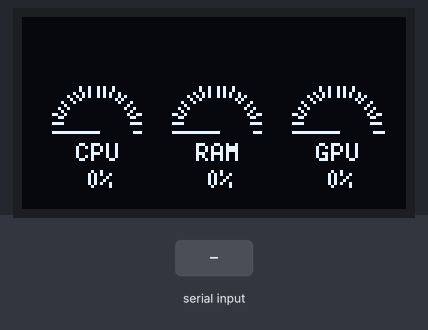
Bench run of a sketch on a simulated ESP32. Parts: 128×64 one-colour display. The test bench sets the inputs (shaded band). WiFi joins after 1.5 s; servers stay silent unless stated; network time is answered at once with the bench clock; uploads are accepted with an empty reply; the local clock reads 2024-03-15 10:24:30 at power-on unless the sketch sets it; what the sketch prints to the serial monitor is not drawn.

Above: at 2.7 s.
2.8 s: "aclock\n" received over Serial
At 4.2 s:
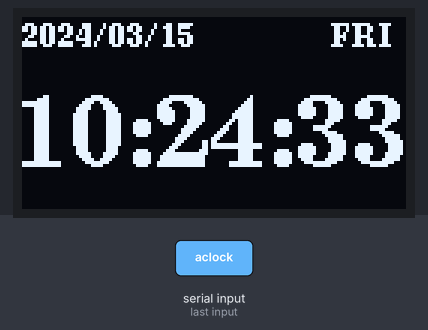
At 5.2 s:
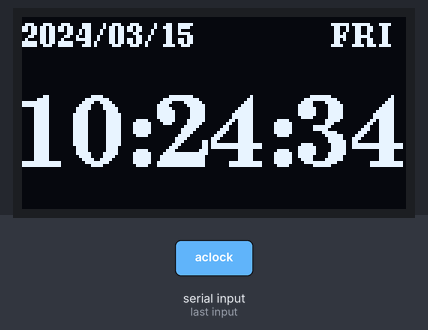
Timing chart, 0 to 6.7 s (numbered marks = the images above; inputs shaded):
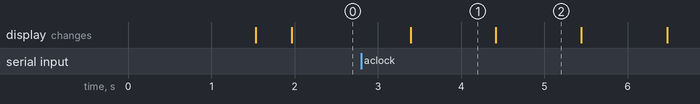

Measured:
- after the input at 2.8 s, the display: changes after 0.59 s (image 1)
- what the display in image 1 shows lasts 1.0 s, from 3.4 s to 4.4 s

The sketch:

cs2.8.ino
```cpp
#include <WiFi.h>
#include <HTTPClient.h>
#include <U8g2lib.h>
#include <NTPClient.h>
#include <WiFiUdp.h>
#include <time.h>

// WiFi 连接信息
const char *ssid = "XXX";//WIFI名称
const char *password = "XXX";//WIFI密码
const char *host = "XXX";//电脑IP地址

// NTP 客户端设置
WiFiUDP ntpUDP;
NTPClient timeClient(ntpUDP, "ntp.aliyun.com", 28800, 60000); // 使用阿里云 NTP 服务器，东八区时间，更新间隔60秒

int16_t cpu_usage;
int16_t ram_usage;
int16_t gpu_usage;
String date;
String current_time;

String previous_times[4]; // 用于存储最近四次获取的时间
int time_index = 0; // 当前时间索引

bool clockMode = false;
unsigned long clockModeStartTime = 0;
unsigned long lastResponseTime = 0; // 上次接收到服务器响应的时间
unsigned long lastUpdateTime = 0; // 上次更新时间的时间

const unsigned long timeoutDuration = 10000; // 10秒超时，您可以根据需要调整此时间

// OLED 显示初始化
U8G2_SSD1306_128X64_NONAME_F_HW_I2C u8g2(U8G2_R0, /* reset=*/ U8X8_PIN_NONE, /* clock=*/ SCL, /* data=*/ SDA);

void setup()
{
    Serial.begin(115200);
    Serial.print("Connecting to ");
    Serial.println(ssid);

    WiFi.begin(ssid, password);

    while (WiFi.status() != WL_CONNECTED)
    {
        delay(500);
        Serial.print(".");
    }

    Serial.println("");
    Serial.println("WiFi connected");
    Serial.println("IP address: ");
    Serial.println(WiFi.localIP());

    Serial.println("");
    Serial.println("WiFi connected!");

    u8g2.begin(); // 初始化OLED屏幕
    u8g2.setFlipMode(1); // 旋转屏幕180度
    u8g2.clearBuffer();
    u8g2.setFont(u8g2_font_ncenB08_tr);

    // 初始化NTP客户端
    timeClient.begin();
    timeClient.update();
    lastUpdateTime = millis(); // 初始化上次更新时间
}

void loop()
{
    // 检查串口命令
    if (Serial.available() > 0) {
        String command = Serial.readStringUntil('\n');
        command.trim();
        if (command.equalsIgnoreCase("aclock")) {
            enterClockMode();  // 条件1：通过串口命令进入时钟模式
        }
    }

    // 检查是否需要进入时钟模式
    if (clockMode) {
        // 显示电子时钟，每秒更新一次
        if (millis() - lastUpdateTime >= 1000) {
            displayClock();
            lastUpdateTime = millis(); // 更新上次更新时间
        }

        // 检查是否已超过1分钟（仅适用于通过串口命令进入时钟模式）
        if (millis() - clockModeStartTime > 60000 && clockModeStartTime != 0) {
            clockMode = false;
            Serial.println("Exiting clock mode.");
        }

        return;
    }

    WiFiClient client;

    if (client.connect(host, 80))
    {
        String getUrl = "/sse";
        client.print(String("GET ") + getUrl + " HTTP/1.1\r\n" + "Host: " + host + "\r\n" + "Connection: close\r\n\r\n");
        Serial.println("GET request sent");

        delay(100); // 增加延迟以等待服务器响应

        String line;
        bool hasContent = false;
        while (client.available())
        {
            line += client.readStringUntil('\n');
            hasContent = true;
        }

        if (hasContent && line.length() > 0)
        {
            lastResponseTime = millis(); // 更新上次接收到响应的时间
            Serial.println("Content:");
            Serial.println(line);

            // 解析日期
            parseAndPrintString(line, "Simple1|date ", date);
            // 解析时间
            String new_time;
            parseAndPrintString(line, "Simple2|time ", new_time);

            // 检查是否连续四次时间相同
            previous_times[time_index] = new_time;
            time_index = (time_index + 1) % 4;

            if (previous_times[0] == previous_times[1] && previous_times[1] == previous_times[2] && previous_times[2] == previous_times[3] && !previous_times[0].isEmpty())
            {
                Serial.println("Time is the same for four consecutive attempts, switching to clock mode.");
                enterClockMode();  // 条件2：服务器没有新内容时进入时钟模式
            }

            current_time = new_time;
            // 解析CPU使用率
            parseAndPrintUsage(line, "Simple3|CPU usage ", cpu_usage);
            // 解析内存使用率
            parseAndPrintUsage(line, "Simple4|MEM usage ", ram_usage);
            // 解析GPU使用率
            parseAndPrintUsage(line, "Simple5|GPU usage ", gpu_usage);

            // 显示数据在OLED屏幕上
            displayData();
        }
        else
        {
            Serial.println("No new content received from server, switching to clock mode.");
            enterClockMode();  // 条件2：服务器没有新内容时进入时钟模式
        }

        client.stop(); // 关闭连接
    }
    else
    {
        Serial.println("Failed to connect to host, switching to clock mode.");
        enterClockMode();  // 条件3：服务器连接失败时进入时钟模式
    }

    // 检查是否已超时
    if (millis() - lastResponseTime > timeoutDuration)
    {
        Serial.println("Response timeout, switching to clock mode.");
        enterClockMode();  // 条件4：响应超时时进入时钟模式
    }

    delay(500); // 确保不会太频繁地执行 loop()，您可以根据需要调整此延迟时间
}

void enterClockMode() {
    clockMode = true;
    clockModeStartTime = millis();
    lastUpdateTime = 0; // 重置上次更新时间
    Serial.println("Entering clock mode.");
}

void parseAndPrintUsage(const String& line, const char* label, int16_t &usage) {
    int startIndex = line.indexOf(label) + strlen(label);
    int endIndex = line.indexOf("%", startIndex);
    if (startIndex > 0 && endIndex > startIndex)
    {
        String usageStr = line.substring(startIndex, endIndex);
        usage = usageStr.toInt();
    }

    Serial.print(label);
    Serial.print(": ");
    Serial.println(usage);
}

void parseAndPrintString(const String& line, const char* label, String &output) {
    int startIndex = line.indexOf(label) + strlen(label);
    int endIndex = line.indexOf("{|}", startIndex);
    if (startIndex > 0 && endIndex > startIndex)
    {
        output = line.substring(startIndex, endIndex);
    }

    Serial.print(label);
    Serial.print(": ");
    Serial.println(output);
}

void drawHalfCircleBar(int x, int y, int radius, int percentage, const char* label) {
    int angle = map(percentage, 0, 100, 0, 180);

    // 清除之前的绘制
    u8g2.setDrawColor(0); // 设置绘制颜色为黑色，覆盖之前绘制的部分
    u8g2.drawBox(x - radius - 10, y - radius - 10, 2 * radius + 20, radius + 20);
    u8g2.setDrawColor(1); // 设置绘制颜色为白色

    // 绘制外圈半圆刻度
    for (int i = 0; i <= 180; i += 10) {
        int x0 = x + radius * cos((i - 180) * PI / 180); // 逆时针旋转90度
        int y0 = y + radius * sin((i - 180) * PI / 180);
        int x1 = x + (radius - 3) * cos((i - 180) * PI / 180);
        int y1 = y + (radius - 3) * sin((i - 180) * PI / 180);
        u8g2.drawLine(x0, y0, x1, y1);
    }

    // 绘制指针
    int x0 = x + radius * cos((angle - 180) * PI / 180); // 逆时针旋转90度
    int y0 = y + radius * sin((angle - 180) * PI / 180);
    u8g2.drawLine(x, y, x0, y0);

    // 在中间显示文字，再往下移动6个像素
    u8g2.setFont(u8g2_font_5x7_tr); // 更小的字体
    int text_width = u8g2.getStrWidth(label);
    u8g2.setCursor(x - text_width / 2, y + 10); // 向下移动10像素
    u8g2.print(label);

    // 在标签文字下方显示百分比
    String percentageStr = String(percentage) + "%";
    text_width = u8g2.getStrWidth(percentageStr.c_str());
    u8g2.setCursor(x - text_width / 2, y + 19); // 向下移动19像素
    u8g2.print(percentageStr);
}

void displayData() {
    u8g2.clearBuffer(); // 清除缓冲区

    // 显示日期和时间
    u8g2.setFont(u8g2_font_ncenB08_tr);
    u8g2.setCursor(5, 10);
    u8g2.print(date);
    u8g2.setCursor(85, 10);
    u8g2.print(current_time);

    // 显示CPU使用率图形
    drawHalfCircleBar(25, 38, 15, cpu_usage, "CPU");

    // 显示内存使用率图形
    drawHalfCircleBar(65, 38, 15, ram_usage, "RAM");

    // 显示GPU使用率图形
    drawHalfCircleBar(105, 38, 15, gpu_usage, "GPU");

    u8g2.sendBuffer(); // 更新显示
}

void displayClock() {
    u8g2.clearBuffer(); // 清除缓冲区

    // 获取日期和时间
    timeClient.update();
    unsigned long epochTime = timeClient.getEpochTime();
    Serial.print("Epoch Time: ");
    Serial.println(epochTime);

    // 使用 time.h 库解析时间戳
    time_t rawTime = epochTime;
    struct tm timeInfo;
    gmtime_r(&rawTime, &timeInfo); // 使用 gmtime_r 确保线程安全

    int monthDay = timeInfo.tm_mday;
    int currentMonth = timeInfo.tm_mon + 1;
    int currentYear = timeInfo.tm_year + 1900;
    int currentHour = timeInfo.tm_hour;
    int currentMinute = timeInfo.tm_min;
    int currentSecond = timeInfo.tm_sec;
    int currentWeekDay = timeInfo.tm_wday;

    const char *weekDays[] = {"SUN", "MON", "TUE", "WED", "THU", "FRI", "SAT"};
    const char *weekDay = weekDays[currentWeekDay];

    Serial.print("Week Day Index: ");
    Serial.println(currentWeekDay);
    Serial.print("Week Day: ");
    Serial.println(weekDay);

    char dateBuffer[20];
    sprintf(dateBuffer, "%04d/%02d/%02d", currentYear, currentMonth, monthDay);

    char timeBuffer[10];
    sprintf(timeBuffer, "%02d:%02d:%02d", currentHour, currentMinute, currentSecond);

    // 显示日期
    u8g2.setFont(u8g2_font_ncenB08_tr);
    u8g2.setCursor(0, 10);
    u8g2.print(dateBuffer);

    // 显示星期
    u8g2.setCursor(103, 10);
    u8g2.print(weekDay);

    // 显示时间，使用更大的字体
    u8g2.setFont(u8g2_font_ncenB24_tr); // 更大的字体
    u8g2.setCursor(-3, 50); // 调整位置
    u8g2.print(timeBuffer);

    u8g2.sendBuffer(); // 更新显示
}
```
